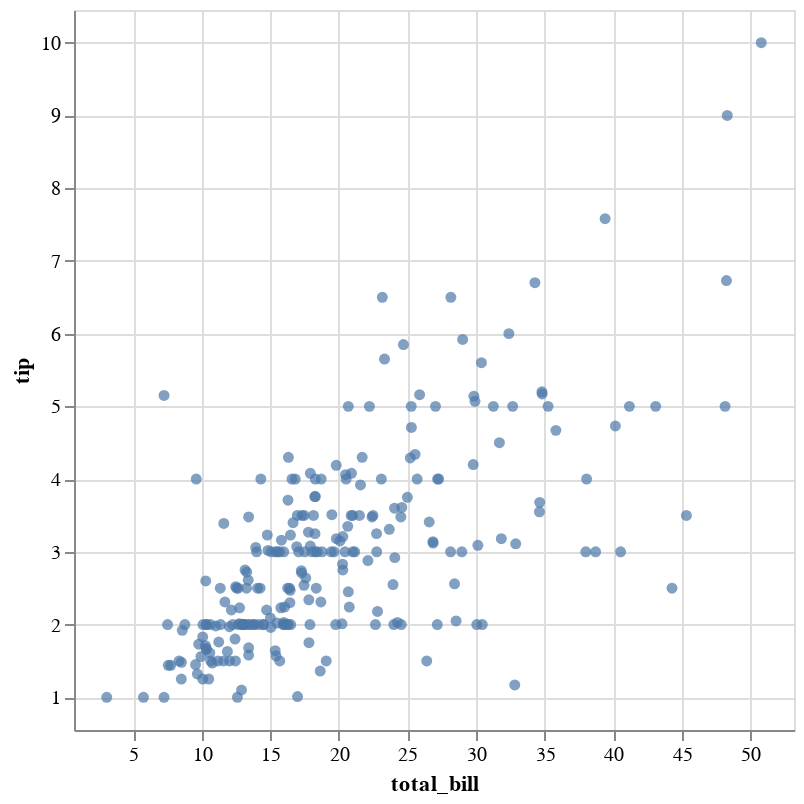

Notebook code for this chart:
### Code cell
display(salt.lmplot(x="total_bill", y="tip", data=tips, fit_reg=False))
g = sns.lmplot(x="total_bill", y="tip", data=tips, fit_reg=False)

### Figure 1 — Vega-Lite specification as saved in the notebook (floating-point values rounded to 4 significant figures; data arrays with more than 128 entries replaced by an {"elided": "..."} marker saying what was removed)
{"$schema": "https://vega.github.io/schema/vega-lite/v2.4.1.json", "config": {"view": {"height": 300, "width": 400}}, "height": 360, "layer": [{"data": {"values": {"elided": "244 records"}}, "encoding": {"x": {"axis": {"title": "total_bill"}, "field": "total_bill", "scale": {"domain": [0.683, 53.2], "nice": false}, "type": "quantitative"}, "y": {"axis": {"title": "tip"}, "field": "tip", "scale": {"domain": [0.55, 10.45], "nice": false}, "type": "quantitative"}}, "mark": {"clip": true, "filled": true, "type": "point"}}], "title": "", "width": 360}
